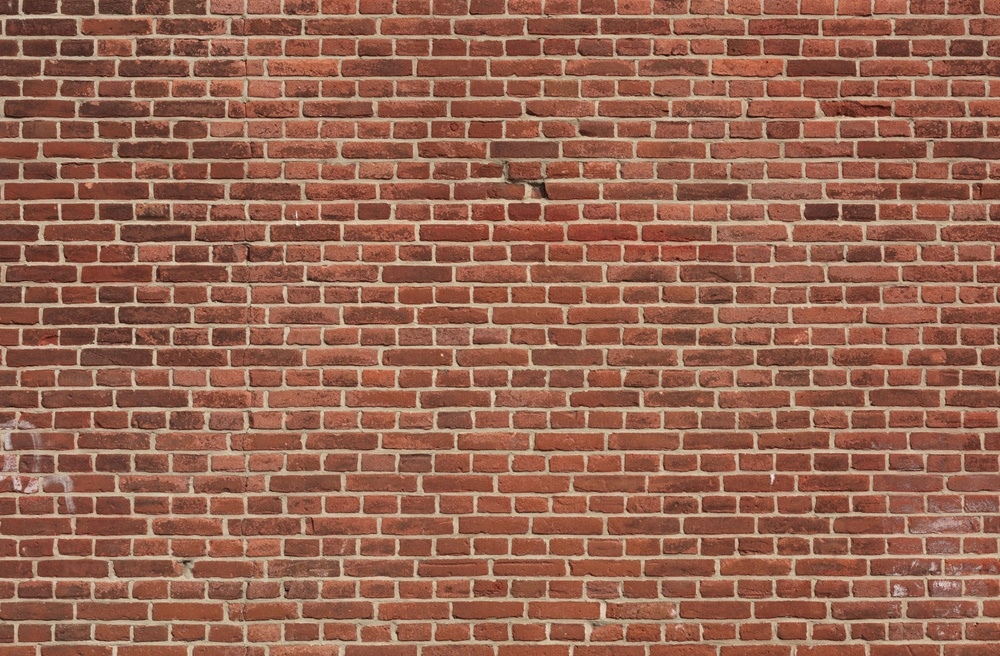
#> input picture dataset/texture_dataset/brick/00000000.jpg, 1000 x 656 px, shrunk from 3000 x 1969 before the run; its folder holds only this picture in this run
$ jupyter execute --allow-errors main.ipynb
#> lines starting #> are read from the running program, lines starting #| are printed output that depends on the picture
Import packages

[cell 1]
# import the necessary packages
from sklearn.model_selection import GridSearchCV # using for classification of predicting brick,marble or sand
from sklearn.metrics import classification_report # based off ground truth, reporting
from sklearn.svm import SVC
from sklearn.model_selection import train_test_split
from skimage import feature
from imutils import paths # grab paths to each image
import numpy as np
import time # measure duration of each grid search
import cv2
import os # extract class of each image from image path, OS agnostic way

Local Binary Pattern descriptor

[cell 2]
class LocalBinaryPatterns:
	# number of points and radius
	def __init__(self, numPoints, radius):
		# store the number of points and radius
		self.numPoints = numPoints
		self.radius = radius

	# accept input image, eps prevents dividing 0
	def describe(self, image, eps=1e-7):
		# compute the Local Binary Pattern representation
		# of the image, and then use the LBP representation
		# to build the histogram of patterns
		# 2 representation of each pattern
		lbp = feature.local_binary_pattern(image, self.numPoints,
			self.radius, method="uniform")
		(hist, _) = np.histogram(lbp.ravel(),
			bins=np.arange(0, self.numPoints + 3),
			range=(0, self.numPoints + 2))

		# normalize the histogram convert to float
		hist = hist.astype("float")
		# divide by total sum and + eps to prevent dividing by zero
		hist /= (hist.sum() + eps)

		# return the histogram of Local Binary Patterns
		return hist

# Grid search for hyperparameter tuning

[cell 3]
# since we are using Jupyter Notebooks we can replace our argument
# parsing code with *hard coded* arguments and values
args = {
	"dataset": "dataset/texture_dataset"
}

[cell 4]
# grab the image paths in the input dataset directory
# imagePaths = all images
imagePaths = list(paths.list_images(args["dataset"]))

# initialize the local binary patterns descriptor along with
# the data and label lists
print("[INFO] extracting features...")
desc = LocalBinaryPatterns(24, 8)
data = [] # store feature vectors from LBP
labels = [] # class labels for each feature vector

[cell 5]
# loop over the dataset of images
for imagePath in imagePaths:
	# load the image, convert it to grayscale, and quantify it
	# using LBPs
	image = cv2.imread(imagePath) # load from disk
#> image is the input picture: shape (656, 1000, 3); mean B, G, R 81.6, 101.1, 151
	gray = cv2.cvtColor(image, cv2.COLOR_BGR2GRAY) # convert to gray scale
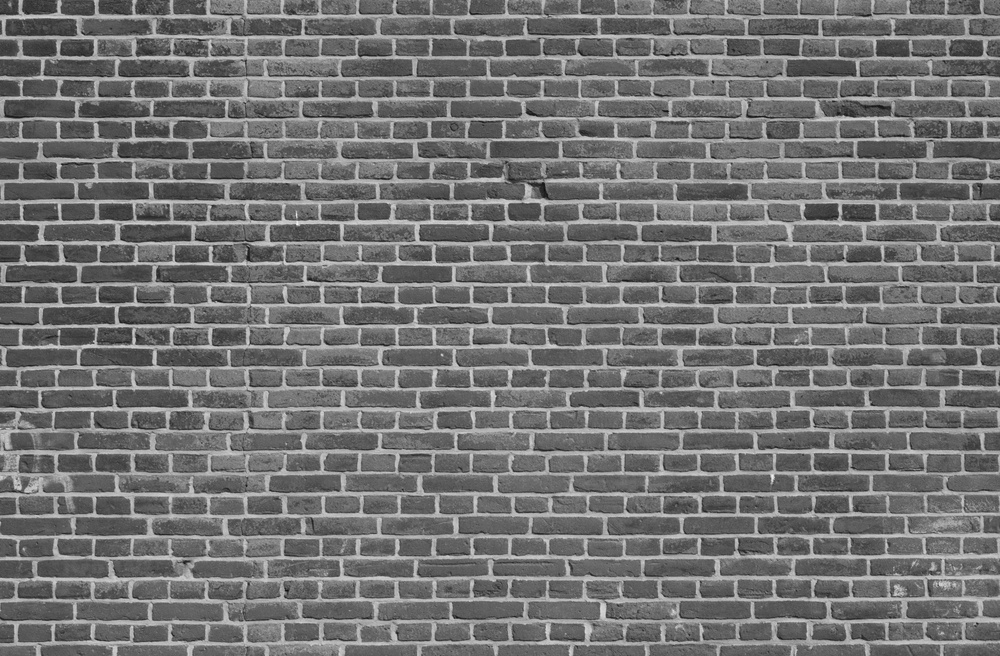
#> gray: shape (656, 1000); min 9, max 247, mean 113.8
	hist = desc.describe(gray) # describe grayscale
#> in describe, `lbp = feature.local_binary_pattern(image, self.numPoints, self.radius,..`:
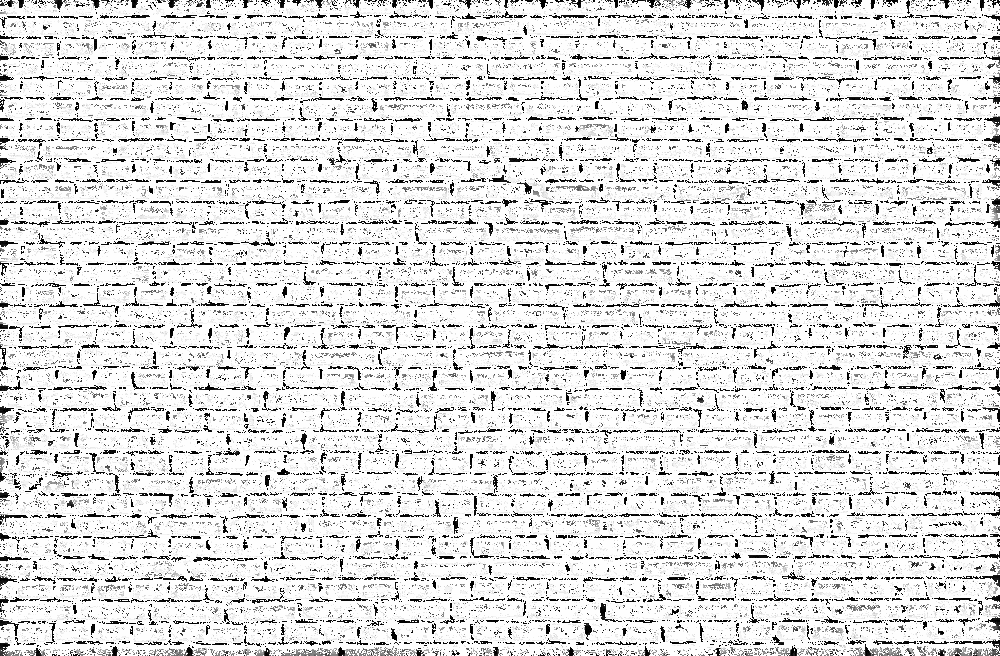
#> lbp: shape (656, 1000) float64; min 0, max 25, mean 21.9; drawn with min black and max white
#> in describe, `(hist, _) = np.histogram(lbp.ravel(), bins=np.arange(0, self.numPoints..`: hist = 26 values, max 491099 at index 25, min 1089 at index 6, mean 25230.8
#> in describe, `hist /= (hist.sum() + eps)`: hist = 26 values, max 0.749 at index 25, min 0.00166 at index 6, mean 0.0385

	# extract the label from the image path, then update the
	# label and data lists
	labels.append(imagePath.split(os.path.sep)[-2]) # examine imagePath and split it, extracting brick, marble or sand in labels
	data.append(hist)
#> pass 2 of the loop `for imagePath in imagePaths:`:
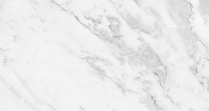
#> input picture dataset/texture_dataset/marble/00000000.jpg, 209 x 111 px, shrunk from 626 x 333 before the run
#> image is the input picture: shape (111, 209, 3); min 166, max 248, mean 234.8
#> gray: shape (111, 209)
#> in describe (call 2), `lbp = feature.local_binary_pattern(image, self.numPoints, self.radius,..`:
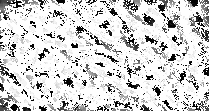
#> lbp: shape (111, 209) float64; min 0, max 25, mean 20.6; drawn with min black and max white
#> in describe (call 2), `(hist, _) = np.histogram(lbp.ravel(), bins=np.arange(0, self.numPoints..`: hist = 26 values, max 15874 at index 25, min 62 at index 18, mean 892.3
#> in describe (call 2), `hist /= (hist.sum() + eps)`: hist = 26 values, max 0.684 at index 25, min 0.00267 at index 18, mean 0.0385

# partition the data into training and testing splits using 75% of
# the data for training and the remaining 25% for testing
print("[INFO] constructing training/testing split...")
(trainX, testX, trainY, testY) = train_test_split(data, labels,
	random_state=22, test_size=0.25)
#> trainX = 1 item; testX = 1 item; trainY = ['marble']; testY = ['brick']
